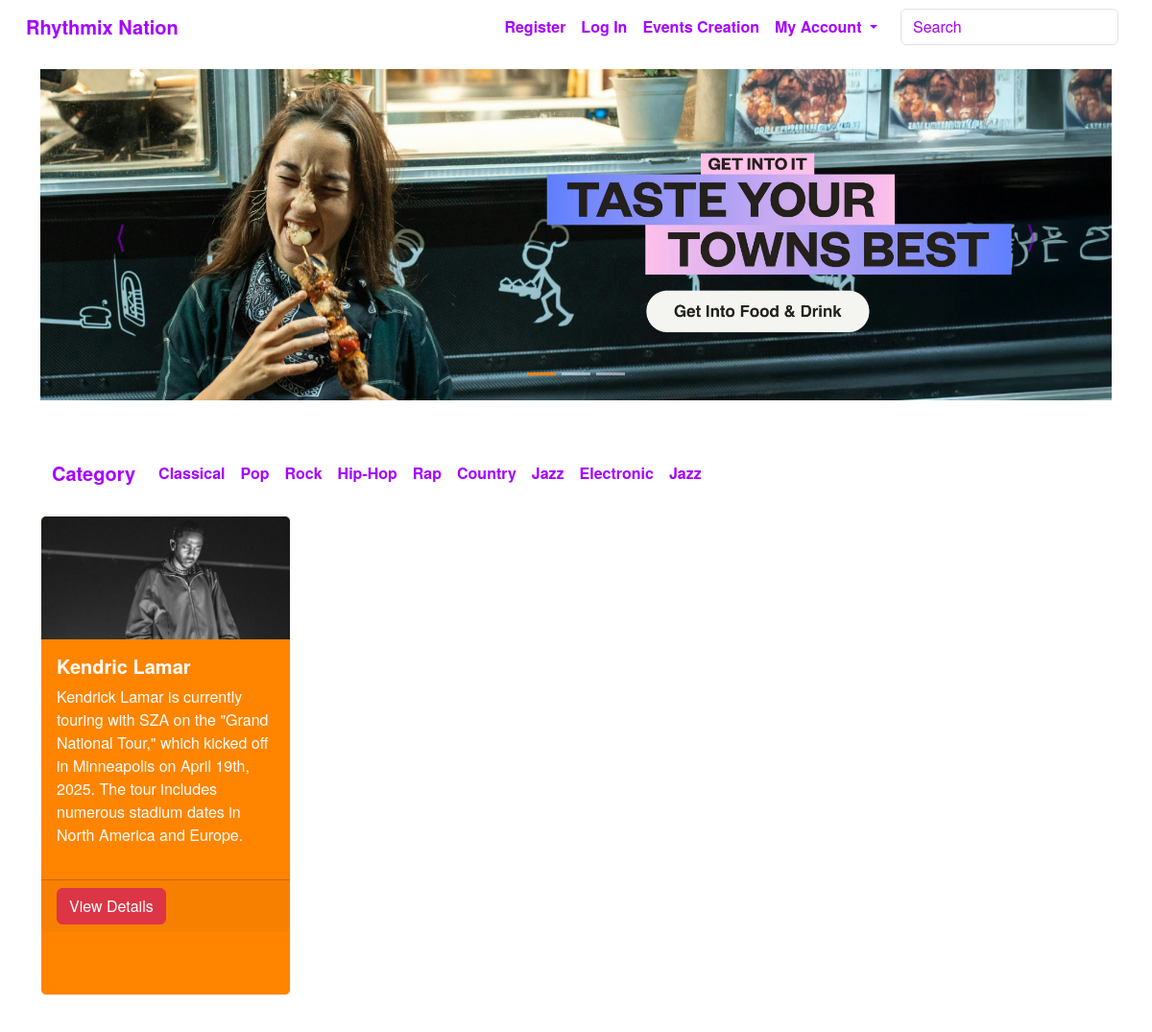
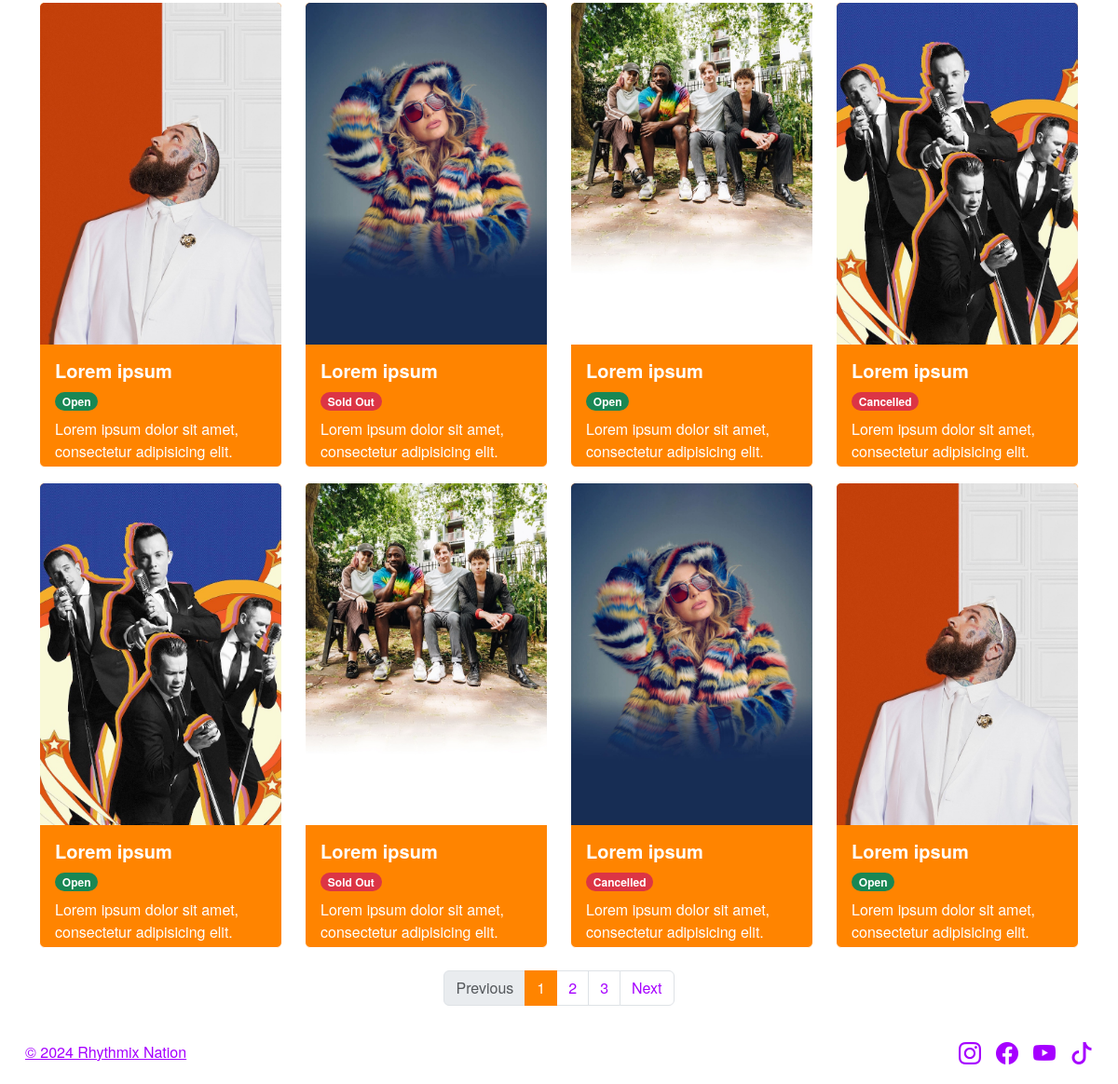
The page / on the database its author committed (2 pictures, top to bottom).
### website/models.py (models this page shows, shortened)
class Event(db.Model):
    __tablename__ = 'events'
    id = db.Column(db.Integer, primary_key=True)
    event_name = db.Column(db.String(150), nullable=False)
    category_id = db.Column(db.Integer, db.ForeignKey('categories.id'), nullable=False)
    event_description = db.Column(db.Text, nullable=False)
    start_date = db.Column(db.DateTime, nullable=False)
    start_time = db.Column(db.String(150), nullable=False)
    end_date = db.Column(db.DateTime, nullable=False)
    end_time = db.Column(db.String(150), nullable=False)
    event_location = db.Column(db.String(150), nullable=False)
    event_image = db.Column(db.String(150), nullable=False)
    ticket_price = db.Column(db.Float, nullable=False)
    capacity = db.Column(db.Integer, nullable=False)
    comment = db.relationship('Comment', backref='event')
    user_id = db.Column(db.Integer, db.ForeignKey('users.id'), nullable=False)

### website/views.py (the view)
@main_bp.route('/')
def index():
    events = db.session.scalars(db.select(Event)).all()
    return render_template('index.html', events=events)

### website/templates/index.html (shortened to what this page needs)
{% extends "base.html" %}
{% block content %}
      <main class="container">
        <div id="carouselExampleIndicators" class="carousel slide mb-5" data-bs-ride="carousel">
          <div class="carousel-indicators">
            <button type="button" data-bs-target="#carouselExampleIndicators" data-bs-slide-to="0" class="active" aria-current="true" aria-label="Slide 1"></button>
            <button type="button" data-bs-target="#carouselExampleIndicators" data-bs-slide-to="1" aria-label="Slide 2"></button>
            <button type="button" data-bs-target="#carouselExampleIndicators" data-bs-slide-to="2" aria-label="Slide 3"></button>
          </div>
          <div class="carousel-inner">
            <div class="carousel-item active">
              <img src="./static/img/image1.jpg" class="d-block w-100" alt="Image 1">
            </div>
          </div>
          <button class="carousel-control-prev" type="button" data-bs-target="#carouselExampleIndicators" data-bs-slide="prev">
            <span class="carousel-control-prev-icon" aria-hidden="true"></span>
          </button>
          <button class="carousel-control-next" type="button" data-bs-target="#carouselExampleIndicators" data-bs-slide="next">
            <span class="carousel-control-next-icon" aria-hidden="true"></span>
          </button>
        </div>
        <nav class="navbar navbar-expand-lg">
          <div class="container">
            <a class="navbar-brand category">Category</a>
            <div class="collapse navbar-collapse" id="navbarNav">
              <ul class="navbar-nav">
                <li class="nav-item">
                  <a class="nav-link active" href="404.html">Classical</a>
                </li>
                <li class="nav-item">
                  <a class="nav-link active" href="404.html">Pop</a>
                </li>
                <li class="nav-item">
                  <a class="nav-link active" href="404.html">Rock</a>
                </li>
                <li class="nav-item">
                  <a class="nav-link active" href="404.html">Hip-Hop</a>
                </li>
                <li class="nav-item">
                  <a class="nav-link active" href="404.html">Rap</a>
                </li>
                <li class="nav-item">
                  <a class="nav-link active" href="404.html">Country</a>
                </li>
                <li class="nav-item">
                  <a class="nav-link active" href="404.html">Jazz</a>
                </li>
                <li class="nav-item">
                  <a class="nav-link active" href="404.html">Electronic</a>
                </li>
                <li class="nav-item">
                  <a class="nav-link active" href="404.html">Jazz</a>
                </li>
              </ul>
            </div>
          </div>
        </nav>
        <div class="row row-cols-1 row-cols-sm-2 row-cols-md-3 row-cols-lg-4">
          {% for event in events %}
          <div class="col">
            <div class="card custom-card card-color mb-4">
              <img class="card-img-top" src="{{ event.event_image }}" alt="event picture">
              <div class="card-body">
                <h5 class="card-title">{{ event.event_name }}</h5>
                <p class="card-text">{{ event.event_description }}</p>
              </div>
              <div class="card-footer">
                <a href="{{ url_for('main.event_detail', event_id=event.id) }}" class="btn btn-danger">View Details</a>
              </div>
            </div>
          </div>
          {% endfor %}
        </div>
        <div class="row row-cols-1 row-cols-sm-2 row-cols-md-3 row-cols-lg-4">
          <div class="col">
            <div class="card custom-card card-color">
              <img src="./static/img/image4.jpg" class="card-img-top" alt="...">
              <div class="card-body">
                <h5 class="card-title ">Lorem ipsum</h5>
                <span class="badge rounded-pill text-bg-success mb-2">Open</span>
                <p class="card-text">Lorem ipsum dolor sit amet, consectetur adipisicing elit. Labore aperiam sit laboriosam corrupti accusamus! Quae rem inventore error natus excepturi consectetur libero commodi cupiditate ut? Quibusdam ipsa veritatis expedita eveniet?</p>
              </div>
            </div>
          </div>
          <div class="col">
            <div class="card custom-card card-color">
              <img src="./static/img/image5.jpg" class="card-img-top" alt="...">
              <div class="card-body">
                <h5 class="card-title">Lorem ipsum</h5>
                <span class="badge rounded-pill text-bg-danger mb-2">Sold Out</span>
                <p class="card-text">Lorem ipsum dolor sit amet, consectetur adipisicing elit. Labore aperiam sit laboriosam corrupti accusamus! Quae rem inventore error natus excepturi consectetur libero commodi cupiditate ut? Quibusdam ipsa veritatis expedita eveniet?</p>
              </div>
            </div>
          </div>
          <div class="col">
            <div class="card custom-card card-color">
              <img src="./static/img/image6.jpg" class="card-img-top" alt="...">
              <div class="card-body">
                <h5 class="card-title">Lorem ipsum</h5>
                <span class="badge rounded-pill text-bg-success mb-2">Open</span>
                <p class="card-text">Lorem ipsum dolor sit amet, consectetur adipisicing elit. Labore aperiam sit laboriosam corrupti accusamus! Quae rem inventore error natus excepturi consectetur libero commodi cupiditate ut? Quibusdam ipsa veritatis expedita eveniet?</p>
              </div>
            </div>
          </div>
          <div class="col">
            <div class="card custom-card card-color">
              <img src="./static/img/image7.jpg" class="card-img-top" alt="...">
              <div class="card-body">
                <h5 class="card-title">Lorem ipsum</h5>
                <span class="badge rounded-pill text-bg-danger mb-2">Cancelled</span>
                <p class="card-text">Lorem ipsum dolor sit amet, consectetur adipisicing elit. Labore aperiam sit laboriosam corrupti accusamus! Quae rem inventore error natus excepturi consectetur libero commodi cupiditate ut? Quibusdam ipsa veritatis expedita eveniet?</p>
              </div>
            </div>
          </div>
          <div class="col">
            <div class="card custom-card card-color">
              <img src="./static/img/image7.jpg" class="card-img-top" alt="...">
              <div class="card-body">
                <h5 class="card-title">Lorem ipsum</h5>
                <span class="badge rounded-pill text-bg-success mb-2">Open</span>
                <p class="card-text">Lorem ipsum dolor sit amet, consectetur adipisicing elit. Labore aperiam sit laboriosam corrupti accusamus! Quae rem inventore error natus excepturi consectetur libero commodi cupiditate ut? Quibusdam ipsa veritatis expedita eveniet?</p>
              </div>
            </div>
          </div>
          <div class="col">
            <div class="card custom-card card-color">
              <img src="./static/img/image6.jpg" class="card-img-top" alt="...">
              <div class="card-body">
                <h5 class="card-title">Lorem ipsum</h5>
                <span class="badge rounded-pill text-bg-danger mb-2">Sold Out</span>
                <p class="card-text">Lorem ipsum dolor sit amet, consectetur adipisicing elit. Labore aperiam sit laboriosam corrupti accusamus! Quae rem inventore error natus excepturi consectetur libero commodi cupiditate ut? Quibusdam ipsa veritatis expedita eveniet?</p>
              </div>
            </div>
          </div>
          <div class="col">
            <div class="card custom-card card-color">
              <img src="./static/img/image5.jpg" class="card-img-top" alt="...">
              <div class="card-body">
                <h5 class="card-title">Lorem ipsum</h5>
                <span class="badge rounded-pill text-bg-danger mb-2">Cancelled</span>
                <p class="card-text">Lorem ipsum dolor sit amet, consectetur adipisicing elit. Labore aperiam sit laboriosam corrupti accusamus! Quae rem inventore error natus excepturi consectetur libero commodi cupiditate ut? Quibusdam ipsa veritatis expedita eveniet?</p>
              </div>
            </div>
          </div>
          <div class="col">
            <div class="card custom-card card-color">
              <img src="./static/img/image4.jpg" class="card-img-top" alt="...">
              <div class="card-body">
                <h5 class="card-title">Lorem ipsum</h5>
                <span class="badge rounded-pill text-bg-success mb-2">Open</span>
                <p class="card-text">Lorem ipsum dolor sit amet, consectetur adipisicing elit. Labore aperiam sit laboriosam corrupti accusamus! Quae rem inventore error natus excepturi consectetur libero commodi cupiditate ut? Quibusdam ipsa veritatis expedita eveniet?</p>
              </div>
            </div>
          </div>
        <nav aria-label="Page navigation example" class="w-100 mt-4">
          <ul class="pagination justify-content-center">
            <li class="page-item">
              <span class="page-link disabled">Previous</span>
            </li>
            <li class="page-item active" aria-current="page">
              <span class="page-link">1</span>
            </li>
            <li class="page-item"><a class="page-link" href="404.html">2</a></li>
            <li class="page-item"><a class="page-link" href="404.html">3</a></li>
            <li class="page-item">
              <a class="page-link" href="404.html">Next</a>
            </li>
          </ul>
        </nav>
      </main>
      {% endblock %}

### website/templates/base.html (shortened to what this page needs)
<!DOCTYPE html>
<html>
<head>
    <link href="https://cdn.jsdelivr.net/npm/bootstrap@5.3.2/dist/css/bootstrap.min.css" rel="stylesheet">
    <link rel="stylesheet" href="{{ url_for('static', filename='style/styles.css') }}">
    <link rel="stylesheet" href="https://cdn.jsdelivr.net/npm/bootstrap-icons@1.10.5/font/bootstrap-icons.css">
</head>
<body>
<div class="wrapper d-flex flex-column min-vh-100">
    <header>
        <nav class="navbar navbar-expand-lg">
            <div class="container-fluid">
                <a class="navbar-brand page-title" href="{{ url_for('main.index') }}">Rhythmix Nation</a>
                <div class="collapse navbar-collapse justify-content-end" id="navbarSupportedContent">
                    <ul class="navbar-nav mb-2 mb-lg-0">
                        {% if current_user.is_authenticated %}
                            <a class="nav-item nav-link disabled text-muted" href="#">Welcome {{ current_user.first_name }}</a>
                            <a class="nav-item nav-link" href="{{ url_for('auth.logout') }}">Log Out</a>
                        {% else %}
                            <a class="nav-item nav-link" href="{{ url_for('auth.register') }}">Register</a>
                            <a class="nav-item nav-link" href="{{ url_for('auth.login') }}">Log In</a>
                        {% endif %}
                        <a class="nav-item nav-link" href="{{ url_for('event.create') }}">Events Creation</a>
                        <li class="nav-item dropdown">
                            <a class="nav-link dropdown-toggle" href="#" role="button" data-bs-toggle="dropdown" aria-expanded="false">
                                My Account
                            </a>
                        </li>
                    </ul>
                    <form class="d-flex ms-3" role="search">
                        <input class="form-control me-2" type="search" placeholder="Search" aria-label="Search">
                    </form>
                </div>
            </div>
        </nav>
    </header>
    <main class="flex-grow-1">
        {% block content %}{% endblock %}
    </main>
    <footer class="footer mt-auto py-3 border-top bg-light text-center">
        <div class="container-fluid d-flex flex-wrap justify-content-between align-items-center">
            <div class="col-md-4 d-flex align-items-center">
                <a class="mb-3 mb-md-0 text-muted" href="404.html">© 2024 Rhythmix Nation</a>
            </div>
            <ul class="nav col-md-4 justify-content-end list-unstyled d-flex">
                <li class="ms-3"><a class="text-muted" href="https://www.instagram.com" target="_blank"><i class="bi bi-instagram" style="font-size: 1.5rem;"></i></a></li>
                <li class="ms-3"><a class="text-muted" href="https://www.facebook.com" target="_blank"><i class="bi bi-facebook" style="font-size: 1.5rem;"></i></a></li>
                <li class="ms-3"><a class="text-muted" href="https://www.youtube.com" target="_blank"><i class="bi bi-youtube" style="font-size: 1.5rem;"></i></a></li>
                <li class="ms-3"><a class="text-muted" href="https://www.tiktok.com" target="_blank"><i class="bi bi-tiktok" style="font-size: 1.5rem;"></i></a></li>
            </ul>
        </div>
    </footer>
</div>
</body>
</html>

### website/static/style/styles.css (style rules this page uses)
body { font-family: "Helvetica Neue", Arial, sans-serif; background-color: #fff; color: #a600ff !important; }
.text-muted { color: #a600ff !important; }
.form-control::placeholder { color: #a600ff; }
strong, .modal-label, .section-title, h1, h2, h3, h4, h5, h6 { font-weight: bold; }
header { padding-inline: 15px; }
.navbar { background-color: #fff; }
.navbar-brand { font-weight: bold; color: #a600ff !important; text-decoration: none; }
.nav-link { font-weight: bold; color: #a600ff !important; text-decoration: none; }
.carousel-indicators button { background-color: #a600ff; }
.carousel-indicators .active { background-color: #ff8400; }
.carousel-control-prev-icon, .carousel-control-next-icon { background-image: none; width: auto; height: auto; font-size: 2rem; color: #a600ff; }
.carousel-control-prev::after, .carousel-control-next::after { content: ''; }
.carousel-control-prev-icon::before { content: '⟨'; }
.carousel-control-next-icon::before { content: '⟩'; }
.category { color: #a600ff; }
.custom-card { max-width: 18rem; width: 100%; margin: 0 auto; margin-top: 1rem; }
.card-color { background-color: #ff8400; border-color: #fff; }
.page-link { color: #a600ff; }
.pagination .active .page-link { background-color: #ff8400; border-color: #ff8400; }
footer { padding-inline: 15px; }
html, body { height: 100%; }
body { display: flex; flex-direction: column; min-height: 100vh; }
main { flex: 1; }
.card-title, .card-text { color: #ffffff; }
.wrapper { display: flex; flex-direction: column; min-height: 100vh; }
main { flex-grow: 1; }
.footer { margin-top: auto; background-color: #fff !important; border-top: none !important; }
.card.custom-card { min-height: 500px; max-height: 500px; display: flex; flex-direction: column; }
.card.custom-card .card-body { flex-grow: 1; overflow-y: auto; max-height: 250px; padding-right: 10px; }

### rows shown on the page
Event: event_image (picture), event_name "Kendric Lamar", event_description "Kendrick Lamar is currently touring with SZA on the \"Grand National Tour,\" which kicked off in Minneapolis on April 19th, 2025. The tour includes numerous stadium dates in North America and Europe."
